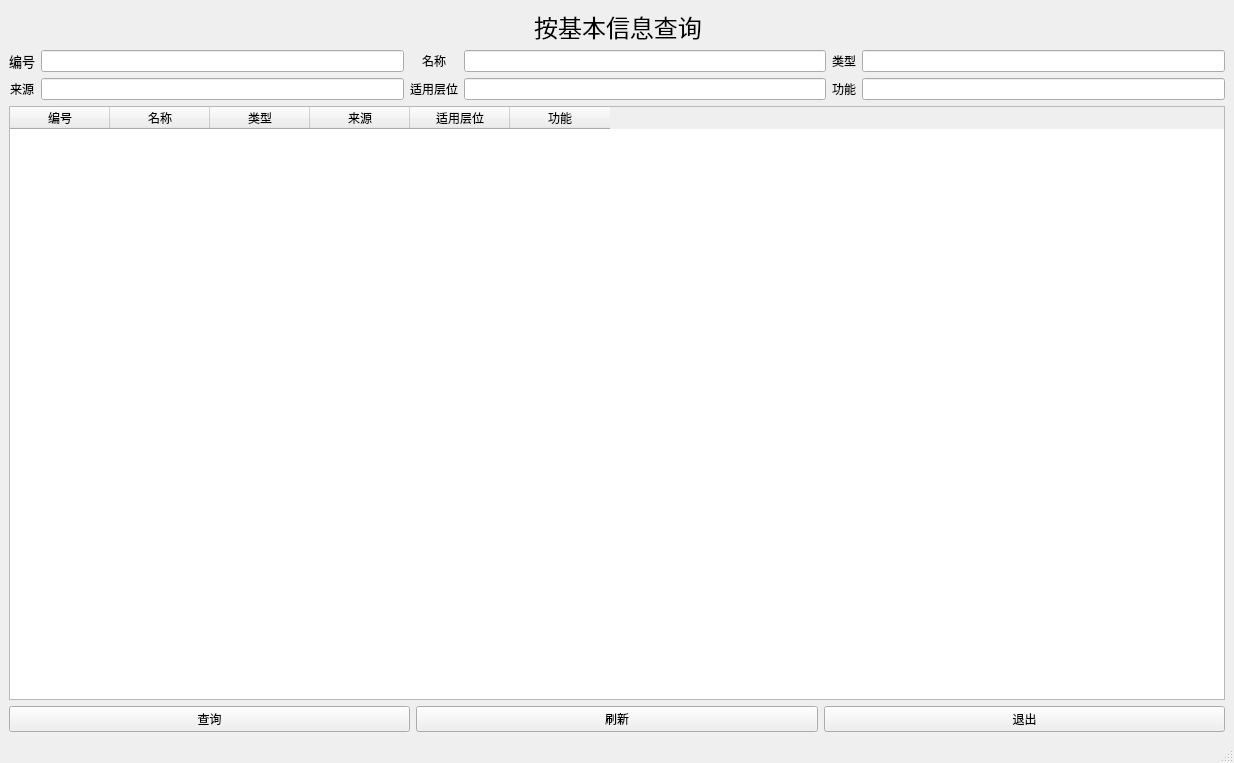
<?xml version="1.0" encoding="UTF-8"?>
<ui version="4.0">
 <class>MainWindow</class>
 <widget class="QMainWindow" name="MainWindow">
  <property name="geometry">
   <rect>
    <x>0</x>
    <y>0</y>
    <width>1234</width>
    <height>763</height>
   </rect>
  </property>
  <property name="windowTitle">
   <string>MainWindow</string>
  </property>
  <widget class="QWidget" name="centralwidget">
   <layout class="QGridLayout" name="gridLayout_3">
    <item row="0" column="0">
     <layout class="QGridLayout" name="gridLayout_2">
      <item row="0" column="0">
       <layout class="QGridLayout" name="gridLayout">
        <item row="2" column="3">
         <widget class="QLineEdit" name="insycw"/>
        </item>
        <item row="2" column="4">
         <widget class="QLabel" name="label_7">
          <property name="text">
           <string>&lt;html&gt;&lt;head/&gt;&lt;body&gt;&lt;p align=&quot;center&quot;&gt;功能&lt;/p&gt;&lt;/body&gt;&lt;/html&gt;</string>
          </property>
         </widget>
        </item>
        <item row="1" column="5">
         <widget class="QLineEdit" name="inlx"/>
        </item>
        <item row="2" column="0">
         <widget class="QLabel" name="label_5">
          <property name="text">
           <string>&lt;html&gt;&lt;head/&gt;&lt;body&gt;&lt;p align=&quot;center&quot;&gt;来源&lt;/p&gt;&lt;/body&gt;&lt;/html&gt;</string>
          </property>
         </widget>
        </item>
        <item row="0" column="2" colspan="2">
         <widget class="QLabel" name="label">
          <property name="text">
           <string>&lt;html&gt;&lt;head/&gt;&lt;body&gt;&lt;p align=&quot;center&quot;&gt;&lt;span style=&quot; font-size:18pt;&quot;&gt;按基本信息查询&lt;/span&gt;&lt;/p&gt;&lt;/body&gt;&lt;/html&gt;</string>
          </property>
         </widget>
        </item>
        <item row="1" column="3">
         <widget class="QLineEdit" name="inmc"/>
        </item>
        <item row="1" column="0">
         <widget class="QLabel" name="label_2">
          <property name="text">
           <string>&lt;html&gt;&lt;head/&gt;&lt;body&gt;&lt;p align=&quot;center&quot;&gt;&lt;span style=&quot; font-size:10pt;&quot;&gt;编号&lt;/span&gt;&lt;/p&gt;&lt;/body&gt;&lt;/html&gt;</string>
          </property>
         </widget>
        </item>
        <item row="1" column="4">
         <widget class="QLabel" name="label_4">
          <property name="text">
           <string>&lt;html&gt;&lt;head/&gt;&lt;body&gt;&lt;p align=&quot;center&quot;&gt;类型&lt;/p&gt;&lt;/body&gt;&lt;/html&gt;</string>
          </property>
         </widget>
        </item>
        <item row="2" column="1">
         <widget class="QLineEdit" name="inly"/>
        </item>
        <item row="2" column="2">
         <widget class="QLabel" name="label_6">
          <property name="text">
           <string>&lt;html&gt;&lt;head/&gt;&lt;body&gt;&lt;p align=&quot;center&quot;&gt;适用层位&lt;/p&gt;&lt;/body&gt;&lt;/html&gt;</string>
          </property>
         </widget>
        </item>
        <item row="1" column="1">
         <widget class="QLineEdit" name="inbh"/>
        </item>
        <item row="1" column="2">
         <widget class="QLabel" name="label_3">
          <property name="text">
           <string>&lt;html&gt;&lt;head/&gt;&lt;body&gt;&lt;p align=&quot;center&quot;&gt;名称&lt;/p&gt;&lt;/body&gt;&lt;/html&gt;</string>
          </property>
         </widget>
        </item>
        <item row="2" column="5">
         <widget class="QLineEdit" name="ingn"/>
        </item>
       </layout>
      </item>
      <item row="1" column="0">
       <widget class="QTableWidget" name="tableWidget">
        <column>
         <property name="text">
          <string>编号</string>
         </property>
        </column>
        <column>
         <property name="text">
          <string>名称</string>
         </property>
        </column>
        <column>
         <property name="text">
          <string>类型</string>
         </property>
        </column>
        <column>
         <property name="text">
          <string>来源</string>
         </property>
        </column>
        <column>
         <property name="text">
          <string>适用层位</string>
         </property>
        </column>
        <column>
         <property name="text">
          <string>功能</string>
         </property>
        </column>
       </widget>
      </item>
      <item row="2" column="0">
       <layout class="QHBoxLayout" name="horizontalLayout">
        <item>
         <widget class="QPushButton" name="pushButton_go">
          <property name="maximumSize">
           <size>
            <width>645</width>
            <height>16777215</height>
           </size>
          </property>
          <property name="text">
           <string>查询</string>
          </property>
         </widget>
        </item>
        <item>
         <widget class="QPushButton" name="pushButton_new">
          <property name="text">
           <string>刷新</string>
          </property>
         </widget>
        </item>
        <item>
         <widget class="QPushButton" name="pushButton_exit">
          <property name="maximumSize">
           <size>
            <width>645</width>
            <height>16777215</height>
           </size>
          </property>
          <property name="text">
           <string>退出</string>
          </property>
         </widget>
        </item>
       </layout>
      </item>
     </layout>
    </item>
   </layout>
  </widget>
  <widget class="QMenuBar" name="menubar">
   <property name="geometry">
    <rect>
     <x>0</x>
     <y>0</y>
     <width>1234</width>
     <height>34</height>
    </rect>
   </property>
  </widget>
  <widget class="QStatusBar" name="statusbar"/>
 </widget>
 <resources/>
 <connections/>
</ui>
